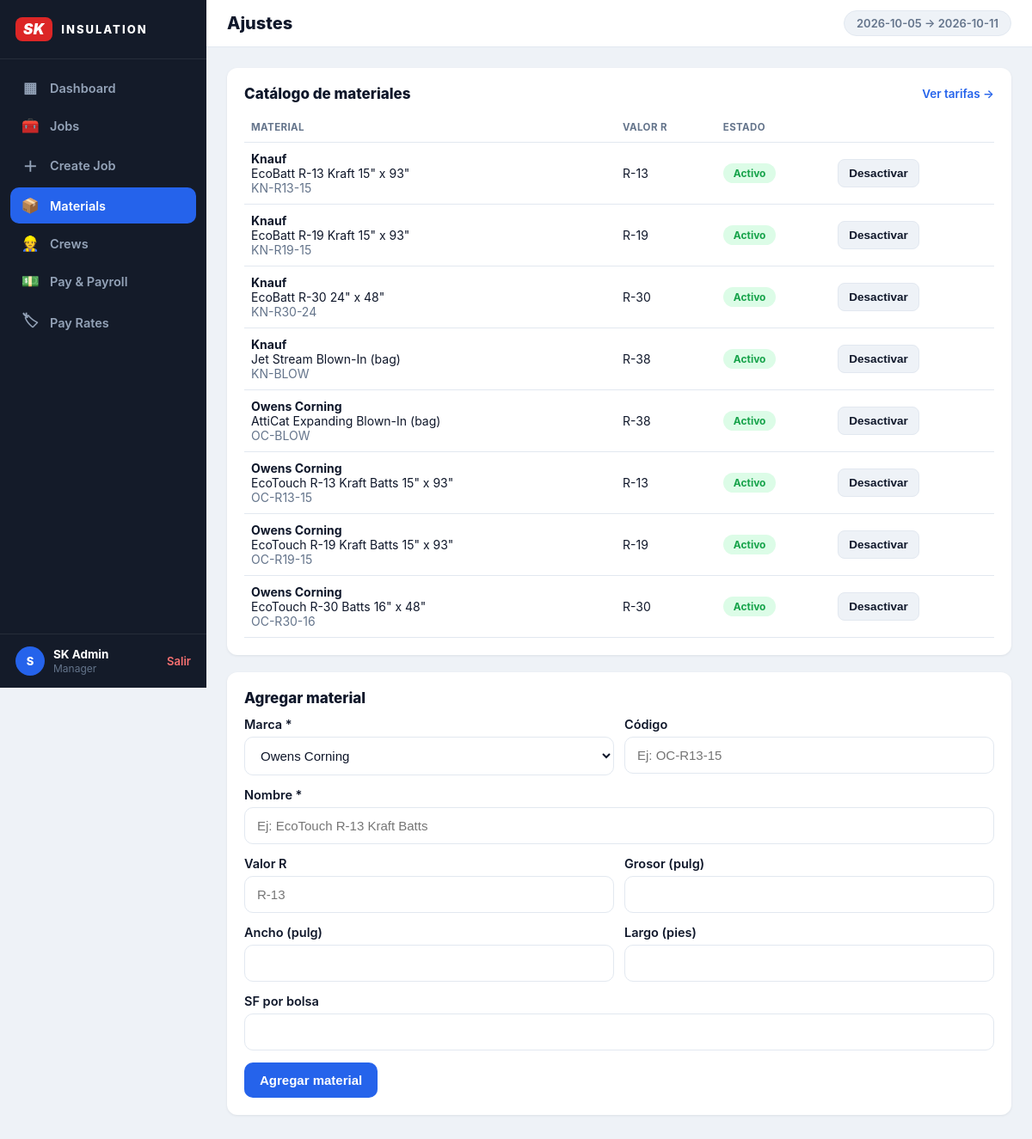
Page /settings?action=materials (signed in) on the committed database.
### tables this page shows
CREATE TABLE IF NOT EXISTS users (
    id INT AUTO_INCREMENT PRIMARY KEY,
    name VARCHAR(120) NOT NULL,
    email VARCHAR(160) NOT NULL UNIQUE,
    password_hash VARCHAR(255) NOT NULL,
    role VARCHAR(20) NOT NULL CHECK (role IN ('manager','installer')),
    phone VARCHAR(40),
    active TINYINT NOT NULL DEFAULT 1,
    created_at TIMESTAMP NOT NULL DEFAULT CURRENT_TIMESTAMP
);

CREATE TABLE IF NOT EXISTS materials (
    id INT AUTO_INCREMENT PRIMARY KEY,
    brand VARCHAR(40) NOT NULL CHECK (brand IN ('Owens Corning','Knauf','Mixed')),
    product_code VARCHAR(40),
    name VARCHAR(160) NOT NULL,
    r_value VARCHAR(20),
    thickness_in DECIMAL(6,2),
    width_in DECIMAL(6,2),
    length_ft DECIMAL(6,2),
    sf_per_bag DECIMAL(8,2),
    active TINYINT NOT NULL DEFAULT 1,
    created_at TIMESTAMP NOT NULL DEFAULT CURRENT_TIMESTAMP
);

### index.php (called while the page is built, shortened)
<?php
require __DIR__ . '/src/Database.php';
require __DIR__ . '/src/Auth.php';
require __DIR__ . '/src/helpers.php';
$path = parse_url($_SERVER['REQUEST_URI'], PHP_URL_PATH);
if (str_starts_with($path, BASE_URL)) {
    $path = substr($path, strlen(BASE_URL));
}
$path = rtrim($path, '/') ?: '/';
if ($path === '/login') {
    if ($_SERVER['REQUEST_METHOD'] === 'POST') {
        if (Auth::attempt($_POST['email'] ?? '', $_POST['password'] ?? '')) {
            redirect('/');
        }
        $error = 'Credenciales inválidas.';
    }
    $user = null;
    $view = 'login';
} elseif ($path === '/logout') {
    Auth::logout();
    redirect('/login');
} else {
    $user = Auth::user();
    $view = match ($path) {
        '/'           => 'dashboard',
        '/jobs'       => 'jobs',
        '/crews'      => 'crews',
        '/installers' => 'installers',
        '/payroll'    => 'payroll',
        '/my-pay'     => 'my_pay',
        '/settings'   => 'settings',
        default       => 'not_found',
    };
    if (in_array($view, ['settings', 'payroll', 'crews', 'installers'], true)) {
        Auth::requireManager();
    }
}
require APP_ROOT . "/views/{$view}.php";
$content = ob_get_clean();
require APP_ROOT . '/views/layout.php';

### src/helpers.php (called while the page is built, shortened)
<?php
function url(string $path): string
{
    return BASE_URL . $path;
}
function e(?string $s): string
{
    return htmlspecialchars((string)$s, ENT_QUOTES, 'UTF-8');
}
function today(): string
{
    return date('Y-m-d');
}
function week_start(string $date): string
{
    return date('Y-m-d', strtotime(PAYROLL_WEEK_START . ' this week', strtotime($date)));
}
function week_end(string $date): string
{
    return date('Y-m-d', strtotime(week_start($date) . ' +6 days'));
}

### src/Database.php (called while the page is built, shortened)
<?php
final class Database
{
    private static ?PDO $pdo = null;
    public static function pdo(): PDO
    {
        if (self::$pdo === null) {
            self::$pdo = new PDO(DB_DSN, (string)DB_USER, (string)DB_PASS, [
                PDO::ATTR_ERRMODE            => PDO::ERRMODE_EXCEPTION,
                PDO::ATTR_DEFAULT_FETCH_MODE => PDO::FETCH_ASSOC,
            ]);
        }
        return self::$pdo;
    }
}

### src/Auth.php (called while the page is built, shortened)
<?php
final class Auth
{
    public static function user(): ?array
    {
        $stmt = Database::pdo()->prepare("SELECT * FROM users WHERE id = ? LIMIT 1");
        $stmt->execute([$_SESSION['user_id']]);
        return $stmt->fetch() ?: null;
    }
    public static function isManager(): bool
    {
        $u = self::user();
        return $u !== null && $u['role'] === 'manager';
    }
    public static function requireManager(): void
    {
        if (!self::isManager()) {
            http_response_code(403);
            exit('Forbidden');
        }
    }
}

### views/settings.php (the view, shortened to what this page needs)
<?php
$title = 'Ajustes';
$pdo = Database::pdo();
$action = $_GET['action'] ?? 'rates';
if ($action === 'materials') {
    $mats = $pdo->query('SELECT * FROM materials ORDER BY active DESC, brand, name')->fetchAll();
    ?>
    <div class="card">
        <div class="card-head">
            <h2>Catálogo de materiales</h2>
            <a class="link" href="<?= url('/settings?action=rates') ?>">Ver tarifas →</a>
        </div>
        <table class="tbl">
            <thead><tr><th>Material</th><th>Valor R</th><th>Estado</th><th></th></tr></thead>
            <tbody>
            <?php foreach ($mats as $m): ?>
                <tr>
                    <td><strong><?= e($m['brand']) ?></strong><br><?= e($m['name']) ?><?= $m['product_code'] ? '<br><span class="muted">' . e($m['product_code']) . '</span>' : '' ?></td>
                    <td><?= e($m['r_value'] ?? '—') ?></td>
                    <td><?= $m['active'] ? '<span class="badge completed">Activo</span>' : '<span class="badge">Inactivo</span>' ?></td>
                    <td><form class="inline" method="post">
                        <button class="btn ghost small" type="submit"><?= $m['active'] ? 'Desactivar' : 'Activar' ?></button>
                    </form></td>
                </tr>
            <?php endforeach; ?>
            </tbody>
        </table>
    </div>
    <div class="card">
        <div class="card-head"><h2>Agregar material</h2></div>
        <form method="post">
            <div class="row2">
                <label>Marca *
                    <select name="brand" required>
                        <option>Owens Corning</option>
                    </select>
                </label>
                <label>Código<input name="product_code" placeholder="Ej: OC-R13-15"></label>
            </div>
            <label>Nombre *<input name="name" required placeholder="Ej: EcoTouch R-13 Kraft Batts"></label>
            <div class="row2">
                <label>Valor R<input name="r_value" placeholder="R-13"></label>
                <label>Grosor (pulg)<input type="number" name="thickness_in" step="0.01" min="0"></label>
            </div>
            <div class="row2">
                <label>Ancho (pulg)<input type="number" name="width_in" step="0.01" min="0"></label>
                <label>Largo (pies)<input type="number" name="length_ft" step="0.01" min="0"></label>
            </div>
            <label>SF por bolsa<input type="number" name="sf_per_bag" step="0.01" min="0"></label>
            <button class="btn primary" type="submit">Agregar material</button>
        </form>
    </div>
    <?php
    return;
}
?>

### views/layout.php (shortened to what this page needs)
<!DOCTYPE html>
<html lang="es">
<head>
<link rel="stylesheet" href="<?= url('/assets/css/app.css') ?>">
</head>
<body>
<?php if (empty($user)): ?>
<div class="login-wrap">
    <?php if ($m = flash('ok')): ?><div class="flash ok" style="position:fixed;top:16px;left:16px;right:16px;max-width:420px;margin:0 auto"><?= e($m) ?></div><?php endif; ?>
    <?php if ($m = flash('error')): ?><div class="flash error" style="position:fixed;top:16px;left:16px;right:16px;max-width:420px;margin:0 auto"><?= e($m) ?></div><?php endif; ?>
    <?= $content ?>
</div>
<?php else:
$isMgr = ($user['role'] ?? '') === 'manager';
$act = $_GET['action'] ?? '';
$initials = strtoupper(substr((string)($user['name'] ?? '?'), 0, 1));
?>
<div class="app">
    <aside class="sidebar">
        <div class="side-brand"><span class="logo">SK</span><span class="logo-text">INSULATION</span></div>
        <nav class="side-nav">
            <?php if ($isMgr): ?>
                <a href="<?= url('/') ?>" class="<?= $view === 'dashboard' ? 'active' : '' ?>"><span class="ni">▦</span> Dashboard</a>
                <a href="<?= url('/jobs') ?>" class="<?= $view === 'jobs' && $act !== 'new' ? 'active' : '' ?>"><span class="ni">🧰</span> Jobs</a>
                <a href="<?= url('/jobs?action=new') ?>" class="<?= $view === 'jobs' && $act === 'new' ? 'active' : '' ?>"><span class="ni">＋</span> Create Job</a>
                <a href="<?= url('/settings?action=materials') ?>" class="<?= $view === 'settings' && $act === 'materials' ? 'active' : '' ?>"><span class="ni">📦</span> Materials</a>
                <a href="<?= url('/crews') ?>" class="<?= in_array($view, ['crews', 'installers'], true) ? 'active' : '' ?>"><span class="ni">👷</span> Crews</a>
                <a href="<?= url('/payroll') ?>" class="<?= $view === 'payroll' ? 'active' : '' ?>"><span class="ni">💵</span> Pay &amp; Payroll</a>
                <a href="<?= url('/settings?action=rates') ?>" class="<?= $view === 'settings' && $act !== 'materials' ? 'active' : '' ?>"><span class="ni">🏷</span> Pay Rates</a>
            <?php endif; ?>
        </nav>
        <div class="side-user">
            <span class="avatar"><?= e($initials) ?></span>
            <span class="who"><b><?= e($user['name']) ?></b><span><?= e($user['role']) ?></span></span>
            <a href="<?= url('/logout') ?>">Salir</a>
        </div>
    </aside>
    <div class="main">
        <header class="topbar">
            <h1 class="pagetitle"><?= e($title ?? 'Dashboard') ?></h1>
            <span class="weekpill"><?= e(week_start(today())) ?> → <?= e(week_end(today())) ?></span>
        </header>
        <main class="content">
            <?= $content ?>
        </main>
    </div>
</div>
<?php endif; ?>
</body>
</html>

### rows in the picture
users: name "S", name "SK Admin", role "Manager"
materials: brand "Knauf", name "EcoBatt R-13 Kraft 15\" x 93\"", product_code "KN-R13-15", r_value "R-13", active "Activo"
materials: brand "Knauf", name "EcoBatt R-19 Kraft 15\" x 93\"", product_code "KN-R19-15", r_value "R-19", active "Activo"
materials: brand "Knauf", name "EcoBatt R-30 24\" x 48\"", product_code "KN-R30-24", r_value "R-30", active "Activo"
materials: brand "Knauf", name "Jet Stream Blown-In (bag)", product_code "KN-BLOW", r_value "R-38", active "Activo"
materials: brand "Owens Corning", name "AttiCat Expanding Blown-In (bag)", product_code "OC-BLOW", r_value "R-38", active "Activo"
materials: brand "Owens Corning", name "EcoTouch R-13 Kraft Batts 15\" x 93\"", product_code "OC-R13-15", r_value "R-13", active "Activo"
materials: brand "Owens Corning", name "EcoTouch R-19 Kraft Batts 15\" x 93\"", product_code "OC-R19-15", r_value "R-19", active "Activo"
materials: brand "Owens Corning", name "EcoTouch R-30 Batts 16\" x 48\"", product_code "OC-R30-16", r_value "R-30", active "Activo"

### other values in the picture
$title "Ajustes"
